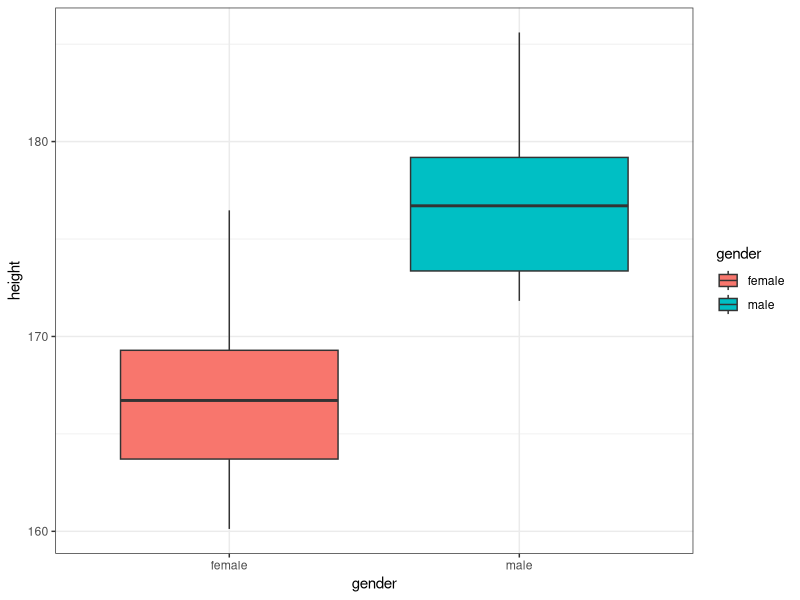
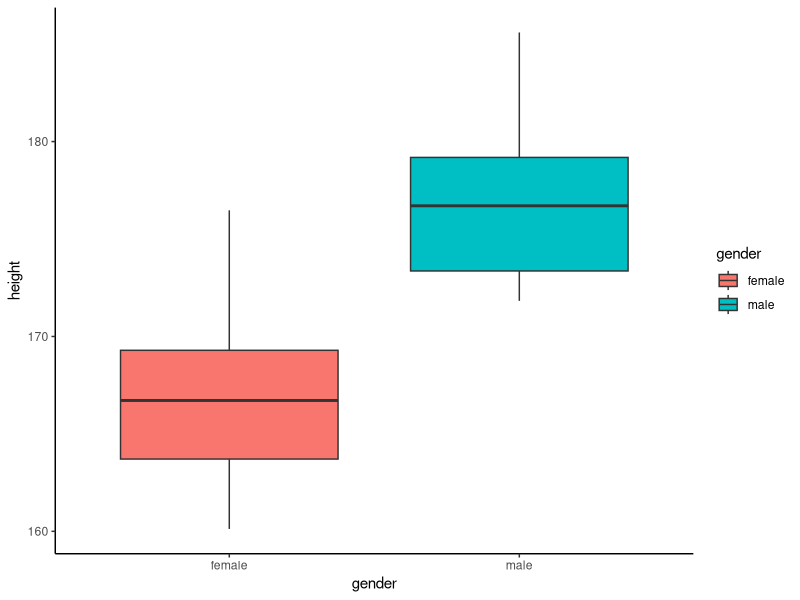
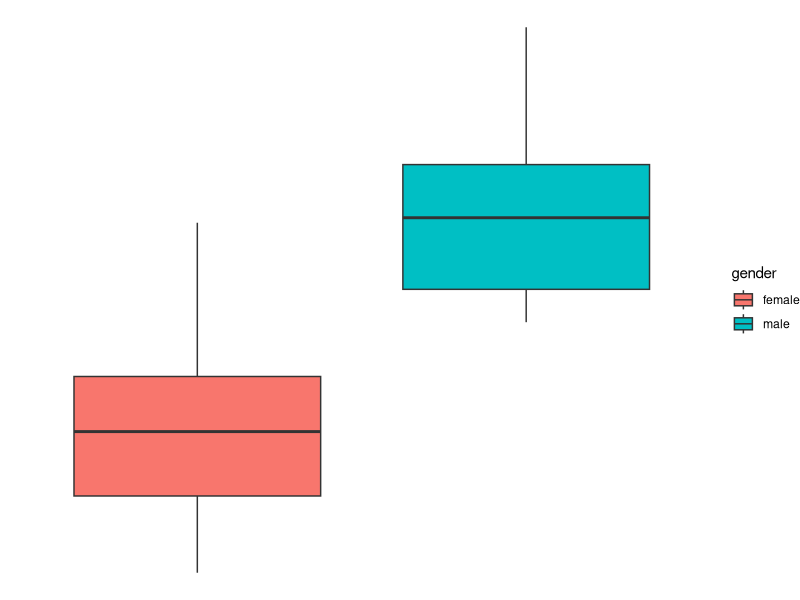
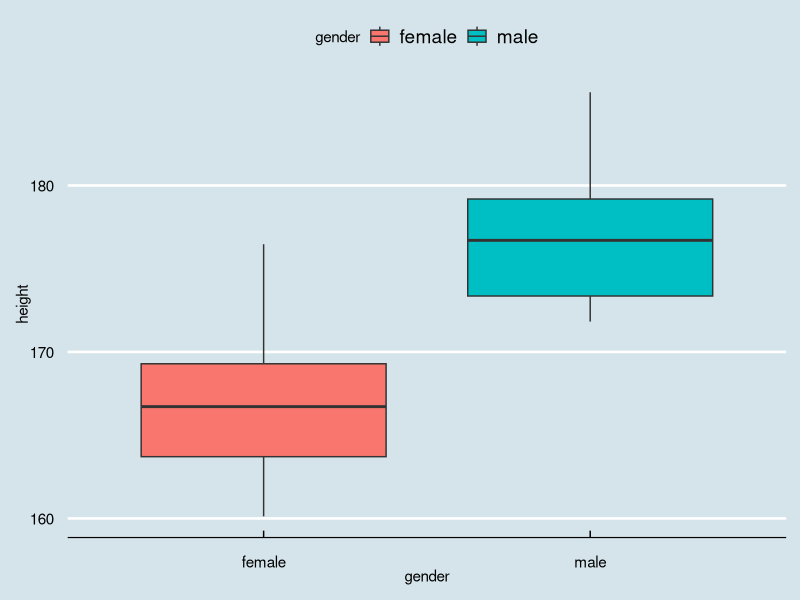
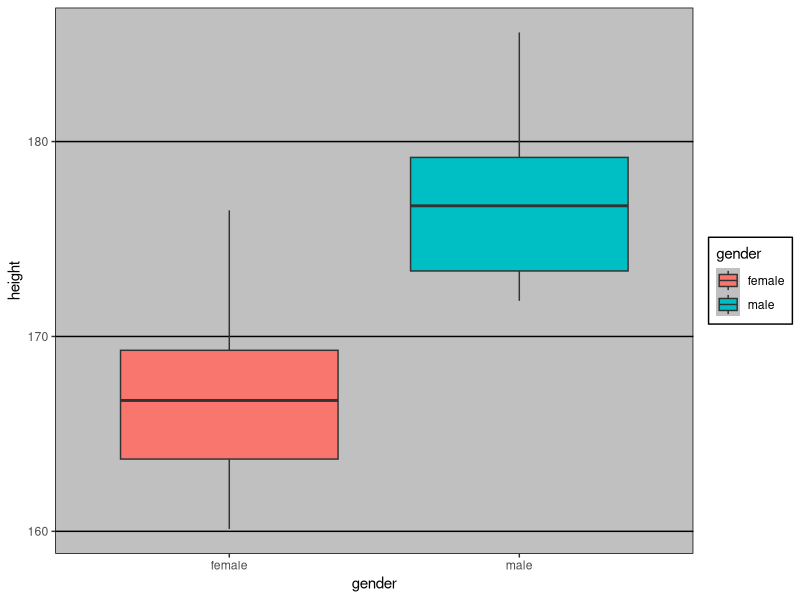
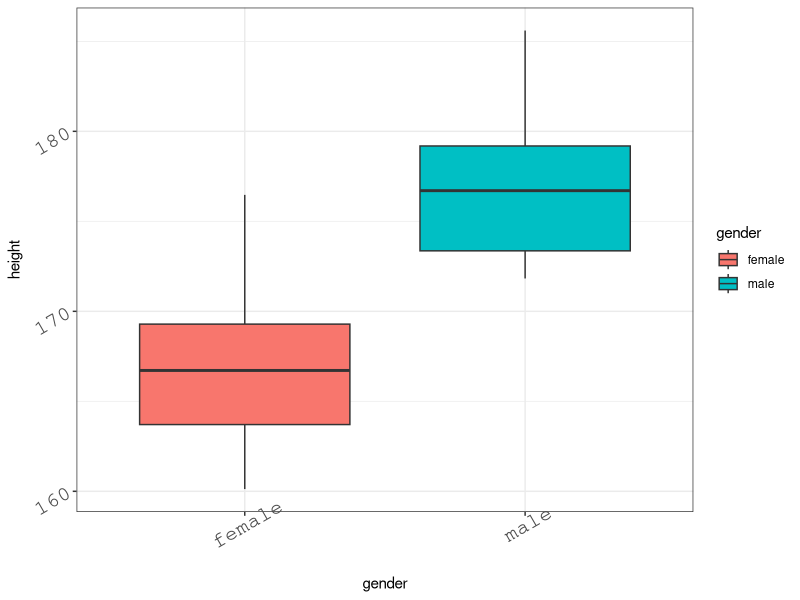
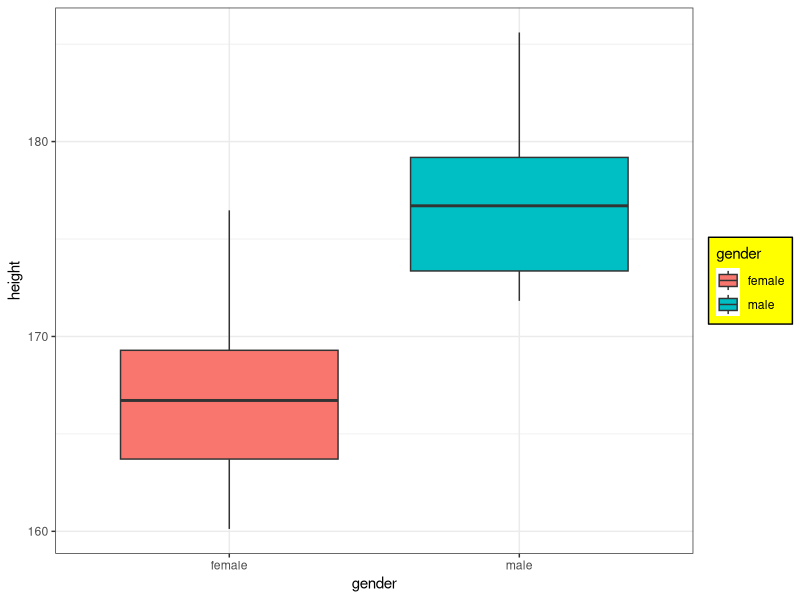
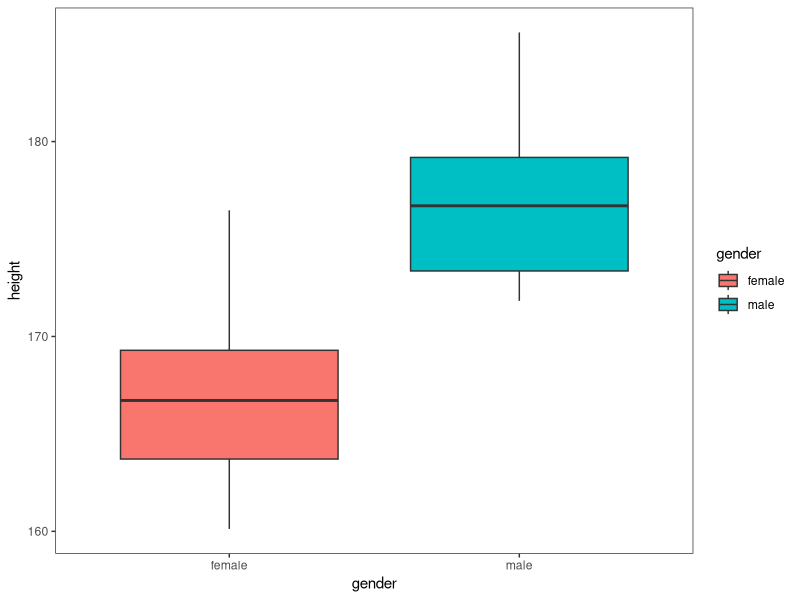

The R script that drew these images, in order:
## ---- chunk 1
library(knitr)
library(readr)
library(dplyr)
library(stringr)
library(reshape2)
library(ggplot2)
opts_chunk$set(echo = TRUE, include = TRUE, 
               warning = FALSE, message = FALSE, fig.align = "center",
               results = 'hide', fig.show = 'hide')
data <- read_csv("data/comments.csv", comment = "#") %>%
  select(-1)
pcr <- read_csv("data/PCR.csv")
pcr_long <- pcr %>%
  melt(id.vars = "Gene",
       variable.name = "CellType", value.name = "Ct") %>%
  mutate(TimePoint = str_extract(CellType, "(0hr|12hr|24hr)"),
         CellType = str_replace(CellType, "_(0hr|12hr|24hr)", "")) 
## ---- chunk 2
ggplot(data, aes(x = gender, y = height, fill = gender)) +
  geom_boxplot() +
  theme_bw()
## ---- chunk 3
ggplot(data, aes(x = gender, y = height, fill = gender)) +
  geom_boxplot() +
  theme_classic()
## ---- chunk 4
ggplot(data, aes(x = gender, y = height, fill = gender)) +
  geom_boxplot() +
  theme_void()
## ---- chunk 5
library(ggthemes)
## ---- chunk 6
ggplot(data, aes(x = gender, y = height, fill = gender)) +
  geom_boxplot() +
  theme_economist()
## ---- chunk 7
ggplot(data, aes(x = gender, y = height, fill = gender)) +
  geom_boxplot() +
  theme_excel()
## ---- chunk 8
?theme
## ---- chunk 9
?element_text
## ---- chunk 10
ggplot(data, aes(x = gender, y = height, fill = gender)) +
  geom_boxplot() +
  theme_bw() +
  theme(axis.text = element_text(family = "Courier", 
                                 size = 15, angle = 30))
## ---- chunk 11
ggplot(data, aes(x = gender, y = height, fill = gender)) +
  geom_boxplot() +
  theme_bw() +
  theme(legend.background = element_rect(fill = "yellow", 
                                         colour = "black"))
## ---- chunk 12
ggplot(data, aes(x = gender, y = height, fill = gender)) +
  geom_boxplot() +
  theme_bw() +
  theme(panel.grid = element_blank())
## ---- chunk 13
ggplot(data, aes(x = gender, y = height, fill = gender)) +
  geom_boxplot() +
  theme_bw() +
  theme(legend.position = "bottom")
## ---- chunk 14
ggplot(data, aes(x = gender, y = height, fill = gender)) +
  geom_boxplot() +
  theme_bw() +
  theme(legend.position = c(0.8, 0.1))
## ---- chunk 15
ggplot(data, aes(x = gender, y = height, fill = gender)) +
  geom_boxplot() +
  theme_bw() +
  scale_y_log10(limits = c(100, 200),
                breaks = c(100, 125, 150, 175)) 
## ---- chunk 16
ggplot(data, aes(x = gender, y = height, fill = gender)) +
  geom_boxplot() +
  theme_bw() +
  scale_y_continuous(expand=c(0, 0)) 
## ---- chunk 17
ggplot(data, aes(x = gender, y = height, fill = gender)) +
  geom_boxplot() +
  theme_bw() +
  scale_fill_manual(values = c("green", "blue"))
## ---- chunk 18
rgb(1, 0, 0)
## ---- chunk 19
?ggsave
## ---- chunk 20
ggplot(data, aes(x = gender, y = height, fill = gender)) +
  geom_boxplot() +
  theme_bw() +
  scale_fill_manual(values = c("green", "blue"))
ggsave("HeightByGender.png")
## ---- chunk 21
ggsave("HeightByGender.png", width = 18, height = 18, units = "cm")
## ---- chunk 22
png("HeightByGender.png", width = 18, height = 18, units = "cm", 
    res = 300)
ggplot(data, aes(x = gender, y = height, fill = gender)) +
  geom_boxplot() +
  theme_bw() +
  theme(text = element_text(size = 16)) +
  scale_fill_manual(values = c("green", "blue"))
dev.off()
## ---- chunk 23
plotHeight <- ggplot(data, aes(x = gender, y = height, fill = gender)) +
  geom_boxplot() +
  theme_bw() +
  guides(fill = FALSE)
plotWeight <- ggplot(data, aes(x = gender, y = weight, fill = gender)) +
  geom_boxplot() +
  theme_bw() 
## ---- chunk 24
library(grid)
vp1 <- viewport(x = 0, y = 0, width = 0.4, just = c("left", "bottom"))
vp2 <- viewport(x = 0.4, y = 0, width = 0.6, just = c("left", "bottom"))
grid.newpage()
print(plotHeight, vp = vp1)
print(plotWeight, vp = vp2)
grid.text("A", 0.05, 0.95)
grid.text("B", 0.45, 0.95)
## ---- chunk 25
library(grid)
plotHeight <- ggplot(data, aes(x = gender, y = height, fill = gender)) +
  geom_boxplot() +
  theme_bw() +
  guides(fill = FALSE)
plotWeight <- ggplot(data, aes(x = gender, y = weight, fill = gender)) +
  geom_boxplot() +
  theme_bw() 
grid.newpage()
vp1 <- viewport(x = 0, y = 0, width = 0.4, just = c("left", "bottom"))
vp2 <- viewport(x = 0.4, y = 0, width = 0.6, just = c("left", "bottom"))
print(plotHeight, vp = vp1)
print(plotWeight, vp = vp2)
grid.text("A", 0.05, 0.95)
grid.text("B", 0.45, 0.95)
